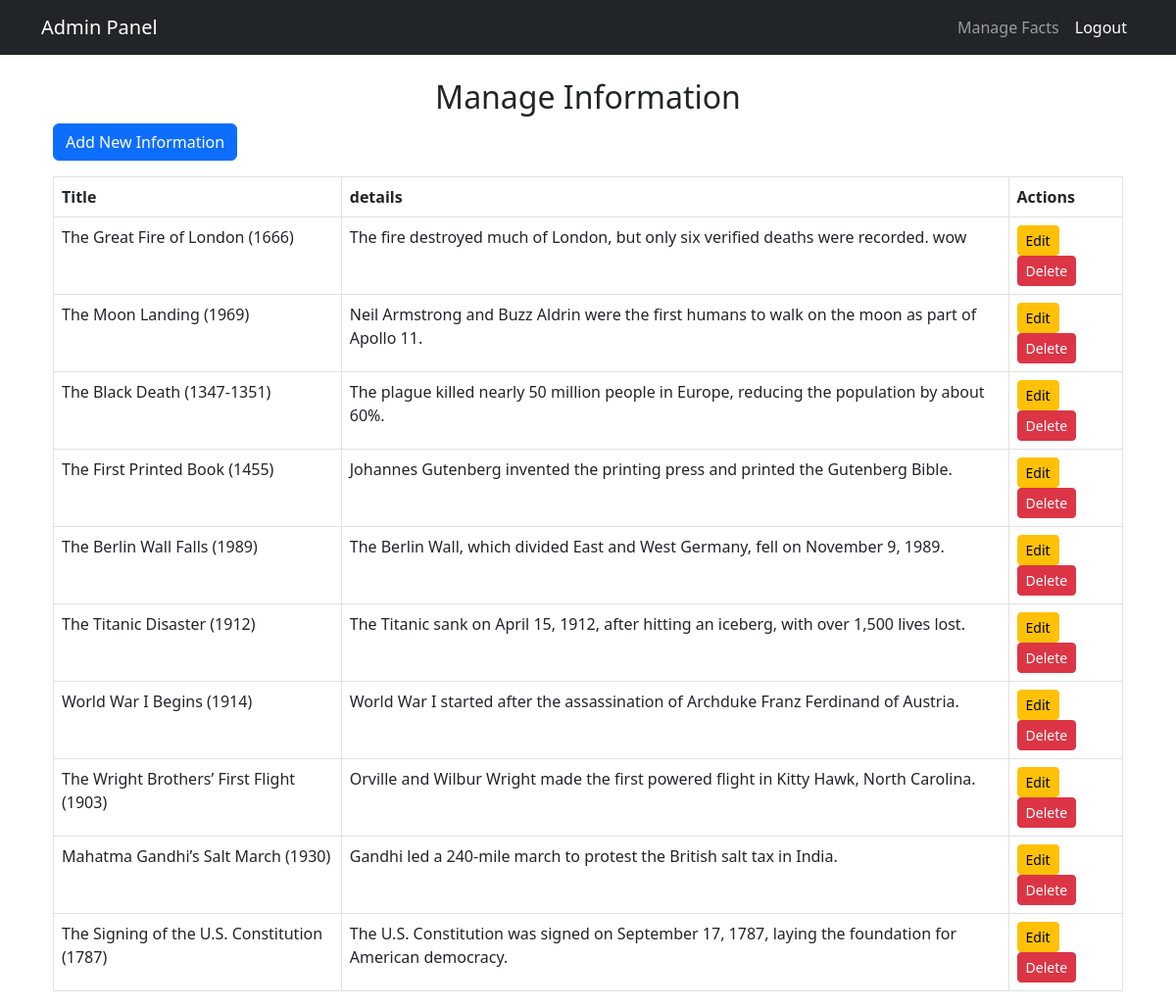
Screenshot of /admin/manage_information (signed in) with the database file from the repository.
### app.py (models this page shows)
class Information(db.Model):
    id = db.Column(db.Integer, primary_key=True)
    title = db.Column(db.String(200), nullable=False)
    details = db.Column(db.Text, nullable=False)

### app.py (the view)
@app.route('/admin/manage_information')
@login_required
def manage_information():
    information_list = Information.query.with_entities(
        Information.id, Information.title, Information.details
    ).all()
    return render_template('admin/manage_information.html', information=information_list)  # ✅ Correct variable

### app.py (called while the page is built)
@login_manager.user_loader
def load_user(user_id):
    return User.query.get(int(user_id))

### templates/admin/manage_information.html
{% extends "admin_base.html" %}
{% block content %}
<div class="container mt-4">
    <h2 class="text-center">Manage Information</h2>
    <a href="{{ url_for('add_information') }}" class="btn btn-primary mb-3">Add New Information</a>
    <table class="table table-bordered">
        <thead>
            <tr>
                <th>Title</th>
                <th>details</th>
                <th>Actions</th>
            </tr>
        </thead>
        <tbody>
            {% for info in information %}
            <tr>
                <td>{{ info.title }}</td>
                <td>{{ info.details }}</td>
                <td>
                    <a href="{{ url_for('edit_information', id=info.id) }}" class="btn btn-warning btn-sm">Edit</a>
                    <form action="{{ url_for('delete_information', id=info.id) }}" method="POST" style="display:inline;">
                        <button type="submit" class="btn btn-danger btn-sm">Delete</button>
                    </form>
                </td>
            </tr>
            {% endfor %}
        </tbody>
    </table>
</div>
{% endblock %}

### rows the page displays
Information: title "The Great Fire of London (1666)", details "The fire destroyed much of London, but only six verified deaths were recorded. wow"
Information: title "The Moon Landing (1969)", details "Neil Armstrong and Buzz Aldrin were the first humans to walk on the moon as part of Apollo 11."
Information: title "The Black Death (1347-1351)", details "The plague killed nearly 50 million people in Europe, reducing the population by about 60%."
Information: title "The First Printed Book (1455)", details "Johannes Gutenberg invented the printing press and printed the Gutenberg Bible."
Information: title "The Berlin Wall Falls (1989)", details "The Berlin Wall, which divided East and West Germany, fell on November 9, 1989."
Information: title "The Titanic Disaster (1912)", details "The Titanic sank on April 15, 1912, after hitting an iceberg, with over 1,500 lives lost."
Information: title "World War I Begins (1914)", details "World War I started after the assassination of Archduke Franz Ferdinand of Austria."
Information: title "The Wright Brothers’ First Flight (1903)", details "Orville and Wilbur Wright made the first powered flight in Kitty Hawk, North Carolina."
Information: title "Mahatma Gandhi’s Salt March (1930)", details "Gandhi led a 240-mile march to protest the British salt tax in India."
Information: title "The Signing of the U.S. Constitution (1787)", details "The U.S. Constitution was signed on September 17, 1787, laying the foundation for American democracy."
